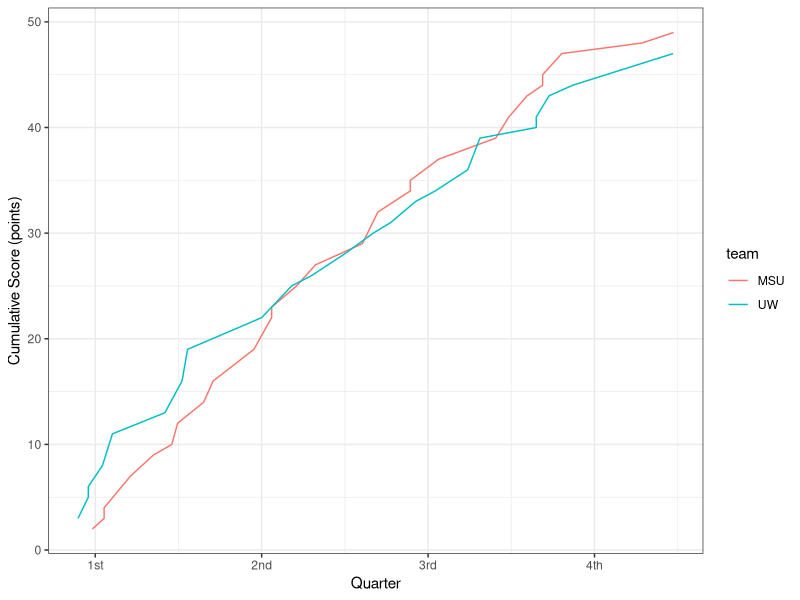

The R source for this figure:
# Exercise10_PeterMartin.R

setwd('~/Desktop/Rfiles/Biocomputing/Biocomputing_Ex10')

library(ggplot2)

## Question 1
# Using the score-by-score information from this game summarized in “UWvMSU_1-22-13.txt” 
# generate a graph similar to the one I show above. Don’t worry about how pretty your graph is. 
# Focus more on the control structures required in your script used to generate the plot.
UWvMSU<-read.table(file="UWvMSU_1-22-13.txt",header=TRUE)
UW<-UWvMSU
MSU<-UWvMSU

for(i in 1:nrow(UWvMSU)){
  if(UW$team[i]=="MSU"){
    UW$score[i]<-0
  }
  if(MSU$team[i]=="UW"){
    MSU$score[i]<-0
  }
}
for(i in 1:nrow(UWvMSU)){
  if(UWvMSU$team[i]=="UW"){
    UWvMSU$totalscore[i]=sum(UW$score[1:i])
  }else{
    UWvMSU$totalscore[i]=sum(MSU$score[1:i])
  }
}

ggplot(UWvMSU, aes(x=time,y=totalscore,color=team)) +
  geom_line() +
  ylab("Cumulative Score (points)") +
  xlab("Quarter") +
  scale_x_continuous(breaks = c(5, 15, 25, 35), labels= c("5" = "1st", "15" = "2nd", "25" = "3rd", "35" = "4th")) +
  theme_bw()

## Question 2
# Write a game called “guess my number”. The computer will generate a random number 
# between 1 and 100. The user types in a number and the computer replies “lower” if 
# the random number is lower than the guess, “higher” if the random number is higher, 
# and “correct!” if the guess is correct. The player can continue guessing up to 10 times.
GuessMyNumber=function(){
  Number<-sample(x=1:100, size=1)
  print("Pick a number!")
  for(i in 1:10){
    Input<-readline()
    Input<-as.numeric(Input)
    if(Input==Number){
      print("Correct!")
      break
      break
    }else if(Input<Number){
      print("higher")
    }else{
      print("lower")
    }
  }
}



